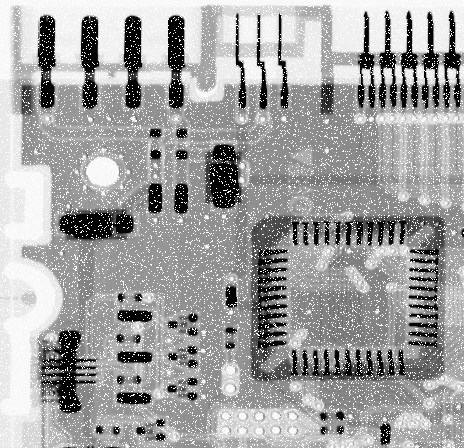
#> input picture image/Anh_nhieu_muoi.tif, 464 x 448 px
$ python trungbinhhinhhoc.py
#> lines starting #> are read from the running program, lines starting #| are printed output that depends on the picture
import numpy as np
import cv2
import matplotlib.pyplot as plt

def Loc_Trung_binh_Harmonic(img, ksize):
    m, n = img.shape
    img_ket_qua_anh_loc = np.zeros([m, n]).astype(float)
    h = (ksize - 1) // 2
    padded_img = np.pad(img, (h, h), mode='reflect')
    for i in range(m):
        for j in range(n):
            img_ket_qua_anh_loc[i, j] = ksize**2 / np.sum(1.0 / padded_img[i:i+ksize, j:j+ksize])
    return np.uint8(img_ket_qua_anh_loc)

if __name__ == "__main__":
    img_nhieu_muoi = cv2.imread('image/Anh_nhieu_muoi.tif', 0).astype(float)
#> img_nhieu_muoi: shape (448, 464) float64; min 0, max 255, mean 161.2
    img_nhieu_tieu = cv2.imread('image/Anh_nhieu_hat_tieu.tif', 0).astype(float)
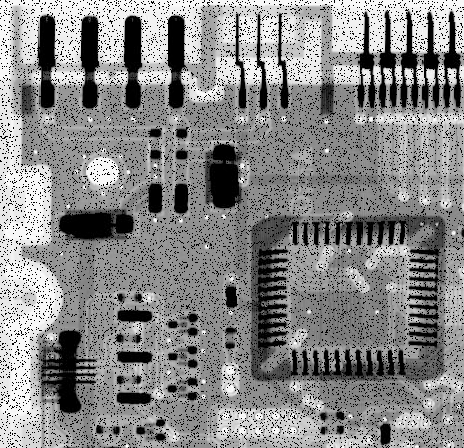
#> input picture image/Anh_nhieu_hat_tieu.tif, 464 x 448 px
#> img_nhieu_tieu: shape (448, 464) float64; min 0, max 255, mean 135.7
    ksize = 5
    img_ket_qua_TBHarmonic_muoi = Loc_Trung_binh_Harmonic(img_nhieu_muoi, ksize)
#> in Loc_Trung_binh_Harmonic, `padded_img = np.pad(img, (h, h), mode='reflect')`:
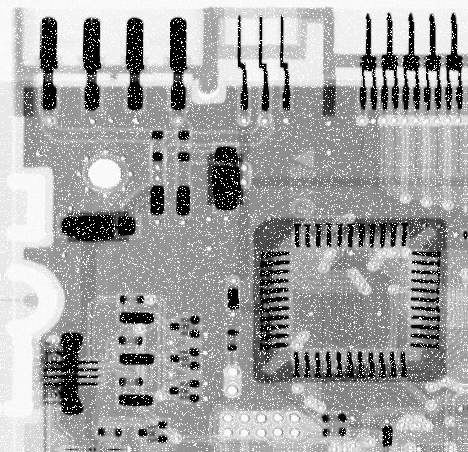
#> padded_img: shape (452, 468) float64; min 0, max 255, mean 162.1
#> after the loop in Loc_Trung_binh_Harmonic, `for i in range(m):`:
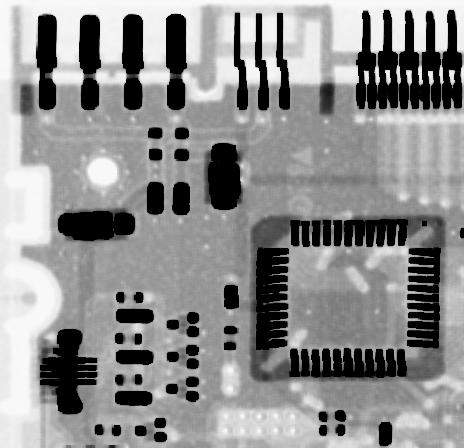
#> img_ket_qua_anh_loc: shape (448, 464) float64; min 0, max 251.3, mean 142.4
    img_ket_qua_TBHarmonic_tieu = Loc_Trung_binh_Harmonic(img_nhieu_tieu, ksize)
#> call 2 of Loc_Trung_binh_Harmonic, with ksize = 5
#> in Loc_Trung_binh_Harmonic (call 2), `padded_img = np.pad(img, (h, h), mode='reflect')`:
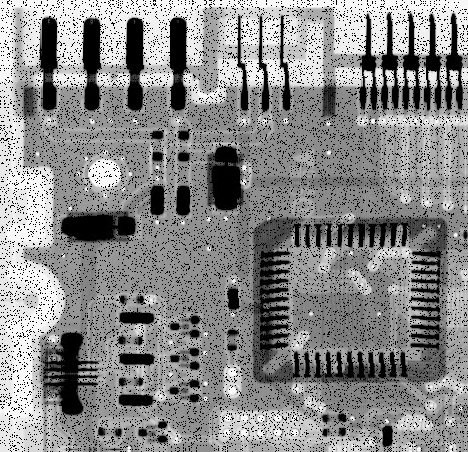
#> padded_img: shape (452, 468) float64; min 0, max 255, mean 136.5
#> after the loop in Loc_Trung_binh_Harmonic (call 2), `for i in range(m):`:
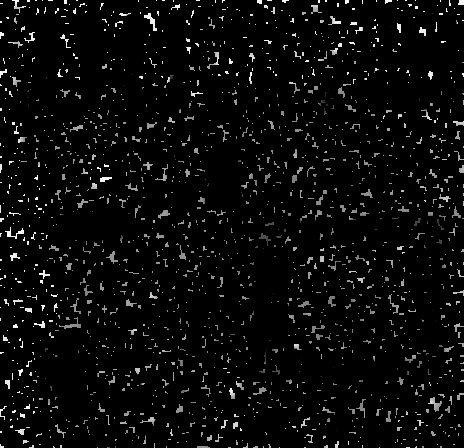
#> img_ket_qua_anh_loc: shape (448, 464) float64; min 0, max 249, mean 9.9

    fig = plt.figure(figsize=(9, 9))
    (ax1, ax2), (ax3, ax4) = fig.subplots(2, 2)
    ax1.imshow(img_nhieu_muoi, cmap='gray')
    ax1.set_title("ảnh gốc bị nhiễu muối")
    ax1.axis("off")
    ax2.imshow(img_ket_qua_TBHarmonic_muoi, cmap='gray')
    ax2.set_title("ảnh sau khi lọc Trung bình Harmonic")
    ax2.axis("off")
    ax3.imshow(img_nhieu_tieu, cmap='gray')
    ax3.set_title("ảnh gốc bị nhiễu hạt tiêu")
    ax3.axis("off")
    ax4.imshow(img_ket_qua_TBHarmonic_tieu, cmap='gray')
    ax4.set_title("ảnh sau khi lọc Trung bình Harmonic")
    ax4.axis("off")
    plt.show()
